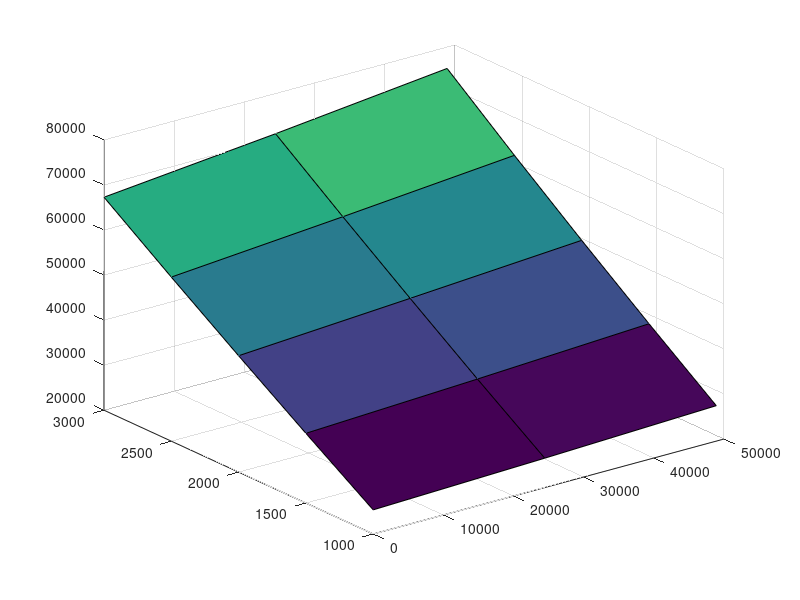

The MATLAB script that drew this image:
pl = [0,24450, 48900];
dist = [1000,1500,2000,2500,3000];
[X,Y] = meshgrid(pl,dist);
Z = [25354,35483,45835,56427,67291;
    26517,37223,48266,59518,71077;
    27864,39189,50837,62838,75262]';
surf(X,Y,Z)